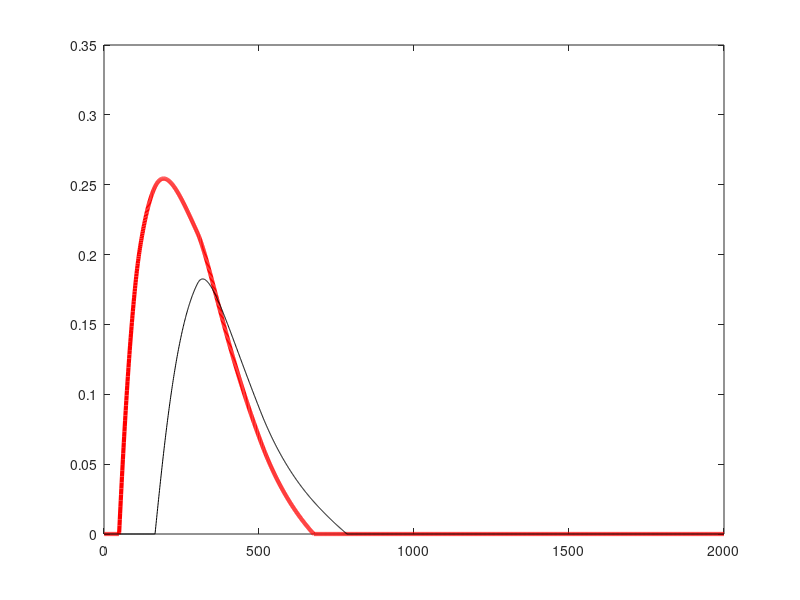
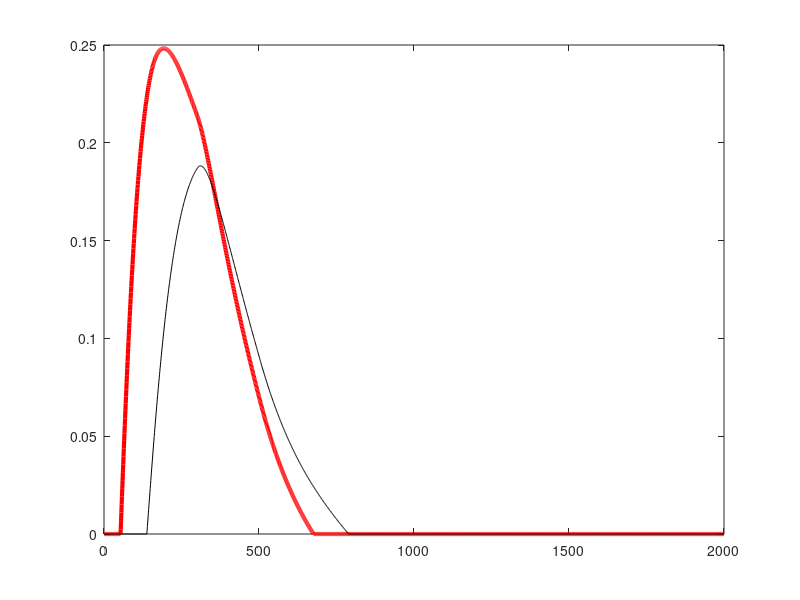
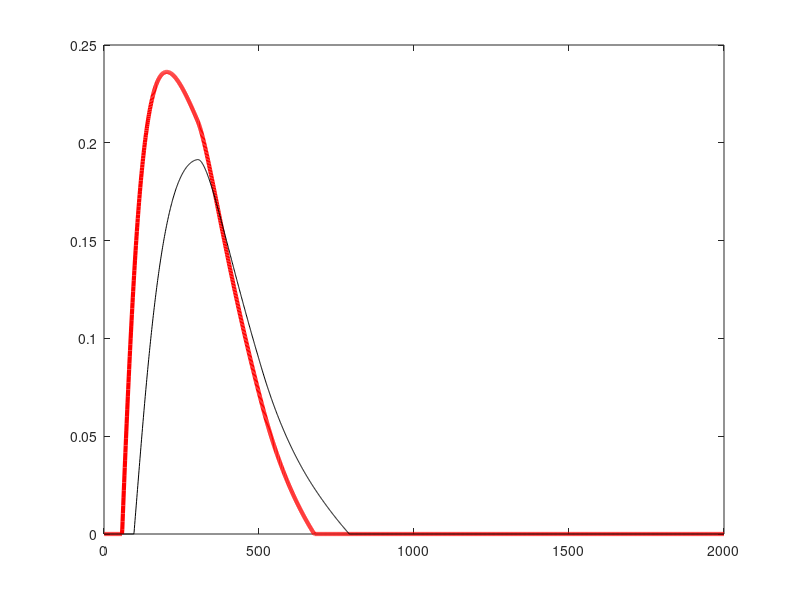
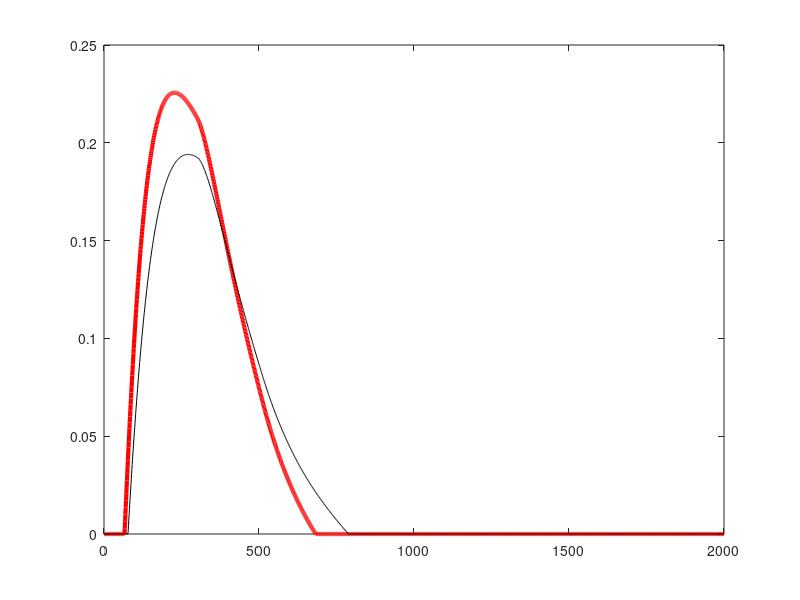

Here is the MATLAB script that generated these plots, in order:
function neural_output_after_IMG_adap
%using fitted parameters of gain modulation for AI or HI
%to derive neural output for generating prediction of 
%the behavioral experiemnt (modulation effects of imagery to the perception of /ba/-/da/ continum)

clear;
close all;

%%%%%%%%%%%%%%%%%%%%%%%%%%%%%%%%%%%%%%%%%%%%%%%%%%%%%%%%%%%%%%%%%%%%%%%%%%
%%%%using modulated gain of AI or HI to generate neural output separately
AI_HI_control = 1; %1 for AI; 2 for HI;

dtmemgainAI = 1.2002; 
dtmemsuppAI = 0.8991; 
dtmemgainHI = 1.1574; 
dtmemsuppHI = 1.0270; 
dtmem_attAI = 0.0009; 
dtmem_attHI = 0.0013; 

repNO =7; %%%%7 levels of ba-da continue
input_bada_first100 = [1 0; 
              0.833 0.167;
              0.667 0.333;
              0.5 0.5; 
              0.333 0.667;
              0.167 0.833;
              0 1];        
input_bada_101to300 = ones(7,2).*0.5;
audi_present_time_consonant = 100; 
audi_present_time_vowel = 300; %total duration

inhibit= .3; 
thresh= .15; 
leak=.15;
VErev = 1; 
VIrev = -0.29; 
VLrev = 0; 
feedback= 0; 
depletion= 0.324; 
recovery= 0.022; 

dtmem_orig = [.046; .015]./1.5; 
dtmem = dtmem_orig;
dtmeminh = dtmem_orig; 
dtamp= dtmem_orig;

       if AI_HI_control ==1            
            dtmem = dtmem_orig*ones(1,6);
            dtmem(2,1) = dtmem_orig(2,1).*dtmemgainAI; 
            dtmem(2,2) = dtmem_orig(2,1).*dtmemsuppAI; 
            dtmem(2,3) = dtmem_orig(2,1).*dtmemsuppAI;            
            dtmem = dtmem +dtmem_attAI;            
       else
            dtmem = dtmem_orig*ones(1,6);
            dtmem(2,1) = dtmem_orig(2,1).*dtmemgainHI;
            dtmem(2,2) = dtmem_orig(2,1).*dtmemsuppHI;
            dtmem(2,3) = dtmem_orig(2,1).*dtmemsuppHI;            
            dtmem = dtmem + dtmem_attHI;
        end

for repetition =1:repNO
    mem=zeros(2,6); 
    amp=ones(2,6); 
    out=zeros(2,6);

    adjw = 0.22;  
    farw = 0;
    cw1to2 = [1 adjw adjw farw farw farw;
        adjw 1 adjw farw farw farw;
        adjw adjw 1 farw farw farw;
        farw farw farw 1 adjw adjw;
        farw farw farw adjw 1 adjw;
        farw farw farw adjw adjw 1];

    cw2to1 = zeros(6,6);
    
    for t=1:2000
        amp_t(t,:,repetition)=reshape(amp',12,1);
        mem_t(t,:,repetition)=reshape(mem',12,1);
        out_t(t,:,repetition)=reshape(out',12,1);

        if t<=audi_present_time_consonant
            exc(1,:)=[input_bada_first100(repetition,:),zeros(1,4)]; 
elseif t>audi_present_time_consonant && t<=audi_present_time_vowel
            exc(1,:)=[input_bada_101to300(repetition,:),zeros(1,4)]; 
        else 
            exc(1,:) = zeros(1,6);
        end

        exc(1,:)=exc(1,:)+feedback.*out(2,:)*cw2to1;
        exc(2,:)=out(1,:)*cw1to2;
        inh=sum(out,2);
        
        for layer=1:2            
            mem(layer,:)=mem(layer,:) + (dtmem(layer,:).* (  ((VErev - mem(layer,:)).*exc(layer,:))   +  (leak.*(VLrev-mem(layer,:)))  +  (inhibit.*inh(layer,:)*(VIrev-mem(layer,:)))  ));
        end
       for layer=1:2
            amp(layer,:)=amp(layer,:)+(dtamp(layer).*  (  (recovery.*(1-amp(layer,:)))  -  (depletion.*out(layer,:))  ));
        end

        prob=zeros(2,6);
        prob((mem-thresh)>0)=mem((mem-thresh)>0)-thresh;
        out=amp.*prob; 
        exc_t(t,:,repetition)=reshape(exc',12,1);
    end
end

for i = 1:repNO
figure(i);
plot(out_t(:,7,i),'r','LineWidth',3)
hold on; 
plot(out_t(:,8,i),'k')
end

if AI_HI_control == 1
    save('out_t_ba_da_cont_after_IMG_adap_AI','out_t','input_bada_first100','input_bada_101to300');
else
    save('out_t_ba_da_cont_after_IMG_adap_HI','out_t','input_bada_first100','input_bada_101to300');
end
fprintf('done');